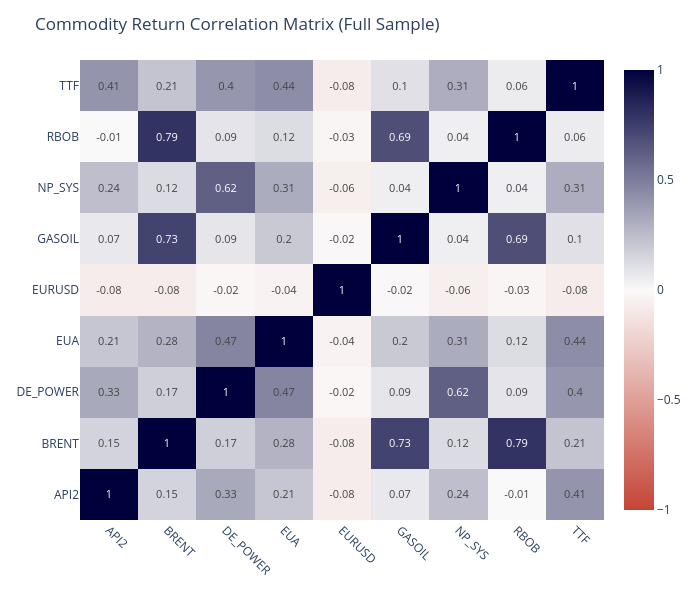

This figure's notebook cell:
### Markdown cell above
## 2. Unconditional Correlation Matrix

The full-sample Pearson correlation matrix across the energy complex. Brent
and products (RBOB, GASOIL) cluster together — these are the crude-to-products
relationships. TTF, EUA, and DE_POWER form a European energy bloc with
moderate cross-links to crude.

This static matrix is the starting point for almost every portfolio risk model —
and it is the most misleading single number in risk management. The sections
that follow demonstrate why.

### Code cell
corr_matrix = returns.corr()

fig1 = go.Figure(data=go.Heatmap(
    z=corr_matrix.values, x=corr_matrix.columns, y=corr_matrix.index,
    zmin=-1, zmax=1,
    colorscale=[[0.0, RED], [0.5, OFFWHITE], [1.0, NAVY]],
    text=np.round(corr_matrix.values, 2), texttemplate="%{text}", textfont={"size": 11},
    hoverongaps=False,
))
fig1.update_layout(
    title="Commodity Return Correlation Matrix (Full Sample)",
    width=700, height=600, margin=dict(l=80, r=40, t=60, b=80),
    xaxis=dict(tickangle=45),
)
fig1.show()

# Cluster interpretation
print("Correlation clusters:")
print(f"  Products bloc (BRENT-RBOB-GASOIL): mean ρ = {corr_matrix.loc[['BRENT','RBOB','GASOIL'], ['BRENT','RBOB','GASOIL']].values[np.triu_indices(3,1)].mean():.3f}")
print(f"  Energy bloc (TTF-EUA-DE_POWER):    mean ρ = {corr_matrix.loc[['TTF','EUA','DE_POWER'], ['TTF','EUA','DE_POWER']].values[np.triu_indices(3,1)].mean():.3f}")

### Figure 1 — Plotly figure (JSON) as saved in the notebook; plotly's stock layout.template omitted (floating-point values rounded to 4 significant figures)
{"data": [{"colorscale": [[0.0, "#C44536"], [0.5, "#FAFAFA"], [1.0, "#00003C"]], "hoverongaps": false, "text": [[1.0, 0.15, 0.33, 0.21, -0.08, 0.07, 0.24, -0.01, 0.41], [0.15, 1.0, 0.17, 0.28, -0.08, 0.73, 0.12, 0.79, 0.21], [0.33, 0.17, 1.0, 0.47, -0.02, 0.09, 0.62, 0.09, 0.4], [0.21, 0.28, 0.47, 1.0, -0.04, 0.2, 0.31, 0.12, 0.44], [-0.08, -0.08, -0.02, -0.04, 1.0, -0.02, -0.06, -0.03, -0.08], [0.07, 0.73, 0.09, 0.2, -0.02, 1.0, 0.04, 0.69, 0.1], [0.24, 0.12, 0.62, 0.31, -0.06, 0.04, 1.0, 0.04, 0.31], [-0.01, 0.79, 0.09, 0.12, -0.03, 0.69, 0.04, 1.0, 0.06], [0.41, 0.21, 0.4, 0.44, -0.08, 0.1, 0.31, 0.06, 1.0]], "textfont": {"size": 11}, "texttemplate": "%{text}", "type": "heatmap", "x": ["API2", "BRENT", "DE_POWER", "EUA", "EURUSD", "GASOIL", "NP_SYS", "RBOB", "TTF"], "y": ["API2", "BRENT", "DE_POWER", "EUA", "EURUSD", "GASOIL", "NP_SYS", "RBOB", "TTF"], "z": [[1.0, 0.154, 0.3259, 0.2081, -0.07679, 0.06841, 0.2419, -0.007112, 0.4094], [0.154, 1.0, 0.1734, 0.2849, -0.07596, 0.7336, 0.1221, 0.7948, 0.2146], [0.3259, 0.1734, 1.0, 0.4671, -0.02362, 0.08578, 0.6173, 0.08647, 0.4008], [0.2081, 0.2849, 0.4671, 1.0, -0.04182, 0.1976, 0.3115, 0.1206, 0.4363], [-0.07679, -0.07596, -0.02362, -0.04182, 1.0, -0.01519, -0.06192, -0.03029, -0.07596], [0.06841, 0.7336, 0.08578, 0.1976, -0.01519, 1.0, 0.04398, 0.6884, 0.1045], [0.2419, 0.1221, 0.6173, 0.3115, -0.06192, 0.04398, 1.0, 0.04253, 0.309], [-0.007112, 0.7948, 0.08647, 0.1206, -0.03029, 0.6884, 0.04253, 1.0, 0.05793], [0.4094, 0.2146, 0.4008, 0.4363, -0.07596, 0.1045, 0.309, 0.05793, 1.0]], "zmax": 1, "zmin": -1}], "layout": {"height": 600, "margin": {"b": 80, "l": 80, "r": 40, "t": 60}, "title": {"text": "Commodity Return Correlation Matrix (Full Sample)"}, "width": 700, "xaxis": {"tickangle": 45}}}
